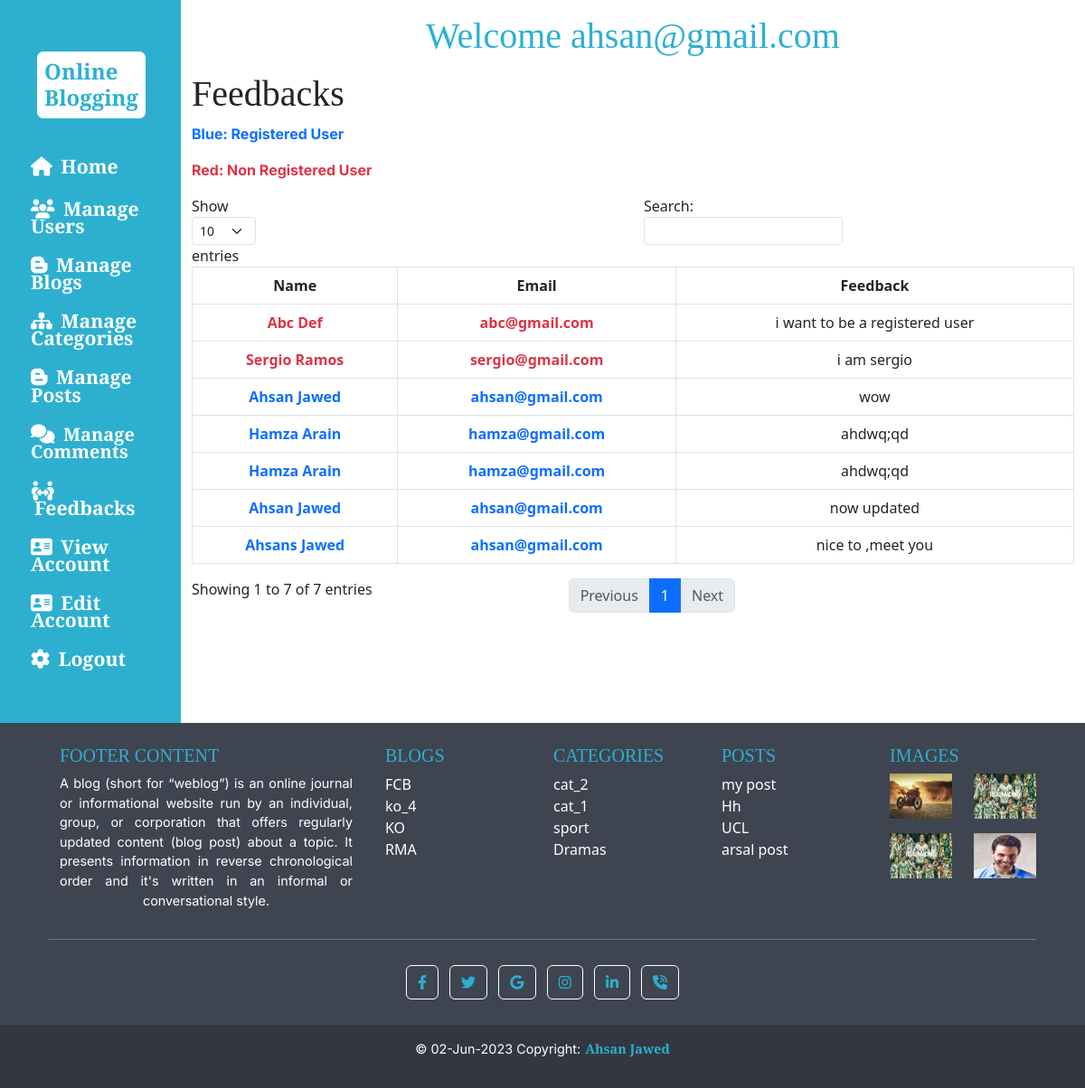
/manage_feedbacks.php (signed in), run on the app's committed database.
### tables this page shows
CREATE TABLE `user_feedback` (
  `feedback_id` int(11) NOT NULL AUTO_INCREMENT,
  `user_id` int(11) DEFAULT NULL,
  `user_name` varchar(100) DEFAULT NULL,
  `user_email` varchar(100) DEFAULT NULL,
  `feedback` text DEFAULT NULL,
  `created_at` timestamp NOT NULL DEFAULT current_timestamp(),
  `updated_at` timestamp NULL DEFAULT current_timestamp(),
  PRIMARY KEY (`feedback_id`),
  KEY `user_id` (`user_id`),
  CONSTRAINT `user_feedback_ibfk_1` FOREIGN KEY (`user_id`) REFERENCES `user` (`user_id`) ON DELETE CASCADE ON UPDATE CASCADE
);

CREATE TABLE `blog` (
  `blog_id` int(11) NOT NULL AUTO_INCREMENT,
  `user_id` int(11) DEFAULT NULL,
  `blog_title` varchar(11) DEFAULT NULL,
  `post_per_page` int(11) DEFAULT NULL,
  `blog_background_image` text DEFAULT NULL,
  `blog_status` enum('Active','InActive') DEFAULT NULL,
  `created_at` timestamp NOT NULL DEFAULT current_timestamp(),
  `updated_at` timestamp NULL DEFAULT current_timestamp(),
  PRIMARY KEY (`blog_id`),
  KEY `user_id` (`user_id`),
  CONSTRAINT `blog_ibfk_1` FOREIGN KEY (`user_id`) REFERENCES `user` (`user_id`) ON DELETE CASCADE ON UPDATE CASCADE
);

CREATE TABLE `category` (
  `category_id` int(11) NOT NULL AUTO_INCREMENT,
  `category_title` varchar(100) DEFAULT NULL,
  `category_description` text DEFAULT NULL,
  `category_status` enum('Active','InActive') DEFAULT NULL,
  `created_at` timestamp NOT NULL DEFAULT current_timestamp(),
  `updated_at` timestamp NULL DEFAULT current_timestamp(),
  PRIMARY KEY (`category_id`)
);

CREATE TABLE `post` (
  `post_id` int(11) NOT NULL AUTO_INCREMENT,
  `blog_id` int(11) DEFAULT NULL,
  `post_title` varchar(200) NOT NULL,
  `post_summary` text NOT NULL,
  `post_description` longtext NOT NULL,
  `featured_image` text DEFAULT NULL,
  `post_status` enum('Active','InActive') DEFAULT NULL,
  `is_comment_allowed` tinyint(1) NOT NULL DEFAULT 1,
  `created_at` timestamp NOT NULL DEFAULT current_timestamp(),
  `updated_at` timestamp NULL DEFAULT current_timestamp(),
  PRIMARY KEY (`post_id`),
  KEY `blog_id` (`blog_id`),
  CONSTRAINT `post_ibfk_1` FOREIGN KEY (`blog_id`) REFERENCES `blog` (`blog_id`) ON DELETE CASCADE ON UPDATE CASCADE
);

### required/database-class.php (called while the page is built, shortened)
<?php
  class Database implements DBDriver{
    public $host_name=null;
    public $user_name=null;
    public $password=null;
    public $db_name=null;
    public $connection=null;
    private function set_host_name($host_name){
      $this->host_name=$host_name;
    }
    public function get_host_name(){
      return $this->host_name;
    }
    private function set_user_name($user_name){
      $this->user_name=$user_name;
    }
    public function get_user_name(){
      return $this->user_name;
    }
    private function set_password($password){
      $this->password=$password;
    }
    public function get_password(){
      return $this->password;
    }
    private function set_db_name($db_name){
      $this->db_name=$db_name;
    }
    public function get_db_name(){
      return $this->db_name;
    }
    function __construct($host_name,$user_name,$password,$db_name) {
      $this->connection=mysqli_connect($this->get_host_name(),$this->get_user_name(),$this->get_password(),$this->get_db_name());
    }
    public function custom_query($query){
      $data=mysqli_query($this->connection,$query);
      return $data;
    }
    public function get_users(){
      $result=$this->custom_query("SELECT * FROM user");
      return $result;
    }
    public function updateblogdata($status=""){
      $result=$this->custom_query("SELECT * FROM `blog` WHERE `blog_status` <> '".$status."' ORDER BY `blog_id` DESC");
      return $result;
    }
    public function get_categories($status=""){
      return $query=$this->custom_query("SELECT * FROM `category` WHERE `category_status` <> '".$status."' ORDER BY `category_id` DESC");
    }
    public function get_posts($query){
      return $result=$this->custom_query($query);
    }
    public function get_feedback(){
      return $query=$this->custom_query("SELECT * FROM `user_feedback` ORDER BY `feedback_id` DESC");
    }
}
  $database=new Database(host_name,user_name,password,db_name);
?>

### manage_feedbacks.php (the view, shortened to what this page needs)
<?php
  require_once("./required/database-class.php");
	if(isset($_SESSION["user"])){
		if($_SESSION["user"]->role_id==1){
      ?>
      <!DOCTYPE html>
      <html lang="en">
        <head>
          <link
            href="https://cdn.jsdelivr.net/npm/bootstrap@5.3.0-alpha3/dist/css/bootstrap.min.css"
            rel="stylesheet"
          />
          <link
            rel="stylesheet"
            href="https://cdnjs.cloudflare.com/ajax/libs/font-awesome/6.4.0/css/all.min.css"
          />
          <link rel="stylesheet" href="./assets/css/style.css" />
        </head>
        <body>
          <div class="container-fluid sidebar-container">
            <div class="row flex-nowrap sidebar-row">
              <?php include_once("./includes/sidebar.php") ?>
              <div class="col py-3">
                <h1 class="admin-heading text-center">
                  Welcome
                  <?php echo $_SESSION["user"]->email ?>
                </h1>
                <div class="contatainer my-2">
							    <div class="row d-flex justify-content-center">
                    <div class="panel-body table-responsive">
                      <h1>Feedbacks</h1>
                      <p class="fw-bold text-primary">Blue: Registered User</p>
                      <p class="fw-bold text-danger">Red: Non Registered User</p>
                      <table class="table table-hover table-bordered" data-ordering="false" id="example">
                        <thead>
                          <tr>
                            <th>Name</th>
                            <th>Email</th>
                            <th>Feedback</th>
                          </tr>
                        </thead>
                        <tbody>
                          <?php
                            $feedbacks=$database->get_feedback();
                            if($feedbacks->num_rows){
                              while($feedback=mysqli_fetch_object($feedbacks)){
                                ?>
                                <tr>
                                  <?php
                                    $users=$database->get_users();
                                    $class=null;
                                    while($user=mysqli_fetch_object($users))
                                      if($user->email==$feedback->user_email)   $class="text-primary";
                                    ?>
                                  <td class="<?php echo $class ? $class : 'text-danger'?> fw-bold"><?php
                                  echo ucwords($feedback->user_name) ?></td>
                                  <td class="<?php echo $class ? $class : 'text-danger'?> fw-bold">
                                  <?php echo $feedback->user_email ?></td>
                                  <td><?php echo $feedback->feedback ?></td>
                                </tr>
                                <?php
                              }
                            }else echo "<h1 class='text-center'>No Feedback</h1>";
                          ?>
                        </tbody>
                      </table>
                    </div>
                  </div>
						    </div>
              </div>
            </div>
          </div>
          <?php
            include_once("./includes/footer.php");
            custom_footer("account");
          }else header("location:./user.php");
        }else header("location:./login.php?login=true");
        ?>
  </body>
</html>

### includes/footer.php (shortened to what this page needs)
<?php
  require_once("./required/database-class.php");
  function custom_footer($file="empty"){
    GLOBAL $database;
    ?>
    <footer class="text-center text-lg-start text-white footer-content">
        <div class="container p-4 pb-0">
          <section>
            <div class="row">
              <div class="col-lg-4 col-12 mb-4 mb-lg-0 px-4">
                <h5 class="text-uppercase">FOOTER CONTENT</h5>
                <p>
                  A blog (short for “weblog”) is an online journal or informational website run by an individual, group, or corporation that offers regularly updated content (blog post) about a topic. It presents information in reverse chronological order and it's written in an informal or conversational style.
                </p>
              </div>
              <div class="col-lg-2 col-6 mb-4 mb-md-0">
                <h5 class="text-uppercase">Blogs</h5>
                <ul class="list-unstyled mb-0">
                  <?php
                    $blogs=$database->updateblogdata("InActive");
                    $counter=0;
                    while($blog=mysqli_fetch_object($blogs)){
                      $counter++;
                      if($counter==5) break;
                      ?>
                       <li>
                        <a href="./blog.php?id=<?php echo $blog->blog_id ?>" class="text-white"><?php echo $blog->blog_title ?></a>
                      </li>
                      <?php
                    }
                  ?>
                </ul>
                </div>
                <div class="col-lg-2 col-6 mb-4 mb-md-0">
                  <h5 class="text-uppercase">Categories</h5>
                  <ul class="list-unstyled mb-0">
                    <?php
                      $categories=$database->get_categories();
                      while($category=mysqli_fetch_object($categories)){
                        ?>
                        <li>
                          <a  class="text-white"><?php echo $category->category_title ?></a>
                        </li>
                        <?php
                      }
                    ?>
                  </ul>
                </div>
                <div class="col-lg-2 col-6 mb-4 mb-md-0">
                  <h5 class="text-uppercase">Posts</h5>
                  <ul class="list-unstyled mb-0">
                    <?php
                        $posts=$database->get_posts("SELECT * FROM `post` ORDER BY `post_id` DESC");
                        $counter=0;
                        while($post=mysqli_fetch_object($posts)){
                          $counter++;
                          if($counter==5) break;
                          ?>
                          <li>
                            <a href="./post.php?id=<?php echo $post->post_id ?>" class="text-white"><?php echo $post->post_title ?></a>
                          </li>
                          <?php
                        }
                      ?>
                  </ul>
                </div>
                <div class="col-lg-2 col-6 mb-4 mb-md-0">
                  <h5 class="text-uppercase">Images</h5>
                  <div class="row">
                    <?php
                      while($post=mysqli_fetch_object($posts)){
                        ?>
                        <div class="col-6 mb-3">
                          <img src="./assets/images/posts/<?php echo $post->featured_image ?>" alt="" class="w-100" style="height: 50px;">
                        </div>
                        <?php
                        }
                      ?>
                  </div>
                </div>
            </div>
          </section>
          <hr class="mb-4" />
          <section class="mb-4 text-center icons-section">
            <a class="btn icons btn-floating m-1" href="#!" role="button">
              <i class="fab fa-facebook-f"></i>
            </a>
            <a class="btn icons btn-floating m-1" href="#!" role="button">
              <i class="fab fa-twitter"></i>
            </a>
            <a class="btn icons btn-floating m-1" href="mailto:ahsanjawed2001@gmail.com" role="button">
              <i class="fab fa-google"></i>
            </a>
            <a class="btn icons btn-floating m-1" href="#!" role="button">
              <i class="fab fa-instagram"></i>
            </a>
            <a class="btn icons btn-floating m-1" href="#!" role="button">
              <i class="fab fa-linkedin-in"></i>
            </a>
            <a class="btn icons btn-floating m-1" href="tel:+923053039453" role="button">
              <i class="fa fa-volume-control-phone"></i>
            </a>
          </section>
        </div>
        <div class="text-center p-3 copyright-section">
            <p>
              © <?php date_default_timezone_set("Asia/Karachi"); echo date("d-M-Y") ?>
              Copyright:<a href="./index.php">Ahsan Jawed</a>
            </p>
        </div>
      </footer>
    </body>
  </html>
    <?php
  }
?>

### assets/css/style.css (style rules this page uses)
:root { --font-default: 'EB Garamond', system-ui, -apple-system, "Segoe UI", Roboto, "Helvetica Neue", Arial, "Noto Sans", "Liberation Sans", sans-serif, "Apple Color Emoji", "Segoe UI Emoji", "Segoe UI Symbol", "Noto Color Emoji"; --font-primary: 'EB Garamond', serif; --font-secondary: 'Inter', sans-serif; --primary-color:#2DB0D0; --white-color:#ffffff; --footer-color:#3e4551; --copyright-color:rgba(0, 0, 0, 0.2); }
* { margin: 0; padding: 0; box-sizing: border-box; }
h1, h2, h3, h4, h5, h6 { font-family: var(--font-primary); }
a { text-decoration: none; font-family: var(--font-default); }
p { font-family: var(--font-secondary); }
.card .post_title, .posts h1, .card .text-creator, .comment_section h6, .comment_section span, .forget_label,.forget_title, .admin-heading { color:var(--primary-color); }
th,td { text-align:center ; }
footer { background-color: var(--footer-color); }
.footer-content { width: 100%; }
.footer-content h5 { color:var(--primary-color); }
.footer-content p { text-align: justify; text-align-last:center; font-size: 0.9rem; }
.icons { border:0.0625rem solid var(--white-color); color:var(--primary-color); transition: all 1s; }
.copyright-section { background-color: var(--copyright-color); }
.copyright-section a { color:var(--primary-color); font-weight: bold; margin-left: 0.3125rem; }

### data on the page
user_feedback: user_name "Abc Def", user_email "abc@gmail.com", feedback "i want to be a registered user"
user_feedback: user_name "Sergio Ramos", user_email "sergio@gmail.com", feedback "i am sergio"
user_feedback: user_name "Ahsan Jawed", user_email "ahsan@gmail.com", feedback "wow"
user_feedback: user_name "Hamza Arain", user_email "hamza@gmail.com", feedback "ahdwq;qd"
user_feedback: user_name "Hamza Arain", user_email "hamza@gmail.com", feedback "ahdwq;qd"
user_feedback: user_name "Ahsan Jawed", user_email "ahsan@gmail.com", feedback "now updated"
user_feedback: user_name "Ahsans Jawed", user_email "ahsan@gmail.com", feedback "nice to ,meet you"
blog: blog_title "FCB"
blog: blog_title "ko_4"
blog: blog_title "KO"
blog: blog_title "RMA"
category: category_title "cat_2"
category: category_title "cat_1"
category: category_title "sport"
category: category_title "Dramas"
post: post_title "my post"
post: post_title "Hh"
post: post_title "UCL"
post: post_title "arsal post"
post: featured_image (picture)
post: featured_image (picture)
post: featured_image (picture)
post: featured_image (picture)

### other printed values
$_SESSION["user"]->email "ahsan@gmail.com"
